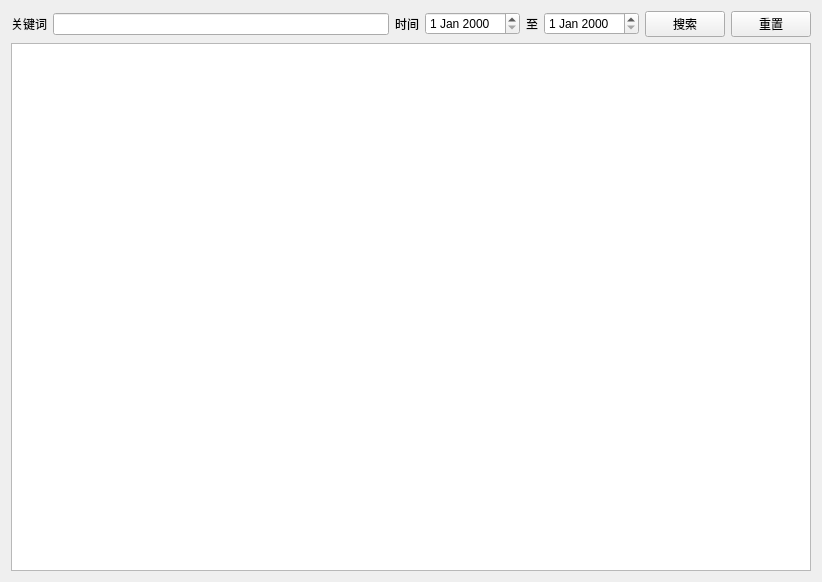
<?xml version="1.0" encoding="UTF-8"?>
<ui version="4.0">
 <class>RecordQueryClass</class>
 <widget class="QWidget" name="RecordQueryClass">
  <property name="geometry">
   <rect>
    <x>0</x>
    <y>0</y>
    <width>822</width>
    <height>582</height>
   </rect>
  </property>
  <property name="windowTitle">
   <string>记录查询</string>
  </property>
  <layout class="QGridLayout" name="gridLayout" rowstretch="1,3">
   <item row="0" column="0">
    <layout class="QHBoxLayout" name="horizontalLayout_4">
     <item>
      <layout class="QHBoxLayout" name="horizontalLayout_2">
       <item>
        <widget class="QLabel" name="label">
         <property name="text">
          <string>关键词</string>
         </property>
        </widget>
       </item>
       <item>
        <widget class="QLineEdit" name="txtKeyWord"/>
       </item>
      </layout>
     </item>
     <item>
      <layout class="QHBoxLayout" name="horizontalLayout_3">
       <item>
        <widget class="QLabel" name="label_2">
         <property name="text">
          <string>时间</string>
         </property>
        </widget>
       </item>
       <item>
        <widget class="QDateEdit" name="detBegin"/>
       </item>
       <item>
        <widget class="QLabel" name="label_3">
         <property name="text">
          <string>至</string>
         </property>
        </widget>
       </item>
       <item>
        <widget class="QDateEdit" name="detEnd"/>
       </item>
      </layout>
     </item>
     <item>
      <layout class="QHBoxLayout" name="horizontalLayout">
       <item>
        <widget class="QPushButton" name="btnRecordQuery">
         <property name="text">
          <string>搜索</string>
         </property>
        </widget>
       </item>
       <item>
        <widget class="QPushButton" name="pushButton_2">
         <property name="text">
          <string>重置</string>
         </property>
        </widget>
       </item>
      </layout>
     </item>
    </layout>
   </item>
   <item row="1" column="0">
    <widget class="QTreeView" name="treeView"/>
   </item>
  </layout>
 </widget>
 <layoutdefault spacing="6" margin="11"/>
 <resources/>
 <connections/>
</ui>
